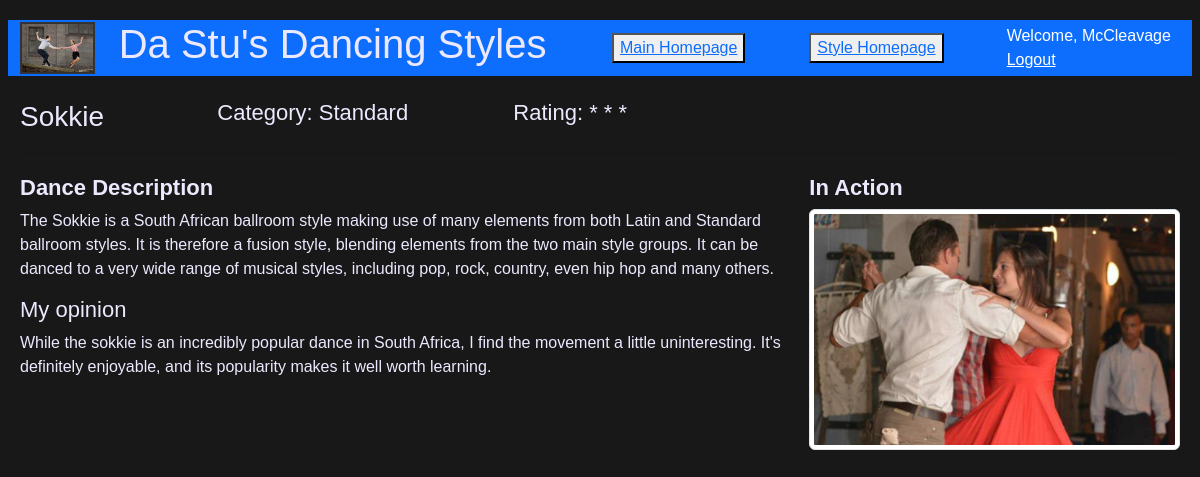
Screenshot of /styles/2/ (signed in) with the database file from the repository.
### styles/models.py (models this page shows, shortened)
class Style(models.Model):
    name = models.CharField(max_length=140)
    category = models.CharField(max_length=3, choices=CATEGORIES, default='STD')
    rating = models.CharField(max_length=1, choices=STARS, default='5')
    description = models.TextField(default="")
    image = models.ImageField(upload_to='static/images/',
                              default='static/images/dance.png')

### styles/views.py (the view)
# urls.py: path('styles/<int:style_id>/', views.detail
def detail(request, style_id):
    if request.user.is_authenticated:
        style = get_object_or_404(Style, pk=style_id)
        return render(request, "style.html", {'style': style})
    else:
        return redirect(reverse("user_auth:login"))

### styles/templates/style.html
{% extends "header.html" %}
{% block content %}
<div class = "row">
    <div class="col-md-2">
        <h1>{{ style.name }}</h1>
    </div>
    <div class="col-md-3">
        <h3>Category: {{ style.get_category_display }}</h3>
    </div>
    <div class="col-md-3">
        <h3>Rating: {{ style.get_rating_display}}</h3>
    </div>
</div>
<hr>
<div class="row">
    <div class="col-md-8">
        <h3><b>Dance Description</b></h3>
    </div>
    <div class="col-md-4">
        <h3><b>In Action</b></h3>
    </div>
</div>
<div class="row">
    <div class="col-md-8">
        {{ style.description|safe}}
    </div>
    <div class="col-md-4">
        <img src= "{{ style.image.url }}" class = "img-fluid img-thumbnail" alt="">
    </div>
</div>
{% endblock %}

### styles/templates/header.html (shortened to what this page needs)
<!DOCTYPE html>
{% load static %}
<html lang="en">
<head>
    <link href="https://cdn.jsdelivr.net/npm/bootstrap@5.3.0/dist/css/bootstrap.min.css"
          rel="stylesheet">
    <link href = "{% static 'noicestyle.css' %}" rel = "stylesheet" type = "text/css" />
</head>
<body>
    <div class="row bg-primary text-white align-items-center">
        <div class="col-md-1">
            <img src="{% static 'images/swing.jpg' %}" class = "img-fluid" alt="">
        </div>
        <div class="col-md-5">
            <h1 id="mainheading">Da Stu's Dancing Styles</h1>
        </div>
        <div class="col-md-2">
            <button class = "btn-default">
                <a href = "/"> Main Homepage </a>
            </button>
        </div>
        <div class="col-md-2">
            <button class = "btn-default">
                <a href = "/styles"> Style Homepage </a>
            </button>
        </div>
        <div class="col-md-2 align-items-end">
            {% if user.is_authenticated %}
                Welcome, {{user.username}}
                <a class="text-white" href="{% url 'user_auth:logout' %}">Logout</a>
            {% else %}
                <a class="text-white" href="{% url 'user_auth:login' %}">Login</a>
                <a class="text-white" href="{% url 'user_auth:register' %}">Signup</a>
            {% endif %}
        </div>
    </div>
    <br>
    {% block content %}
    {% endblock %}
</body>
</html>

### styles/static/noicestyle.css (style rules this page uses)
#mainheading { text-decoration: bold; font-size: 40px }
body { font-family: Arial, sans-serif; line-height: 1.5; margin: 20px; background: #181818 !important; }
h1 { color: #ece9ff; font-size: 28px; }
h3 { color: #ece9ff; font-size: 22px; }
p { color: #ece9ff; }
img { border: 2px solid #333; }

### rows the page displays
Style: name "Sokkie", category "Standard", rating "* * *", description "The Sokkie is a South African ballroom style making use of many elements from both Latin and Standard ballroom styles. It is therefore a fusion style, blending elements from the two main style groups. It can be danced to a very wide range of musical styles, including pop, rock, country, even hip hop and many others. My opinion While the sokkie is an incredibly popular dance in South Africa, I find the movement a little uninteresting. It's definitely enjoyable, and its popularity makes it well worth learning.", image (picture)

### other values shown
{{ user.username }} "McCleavage"
